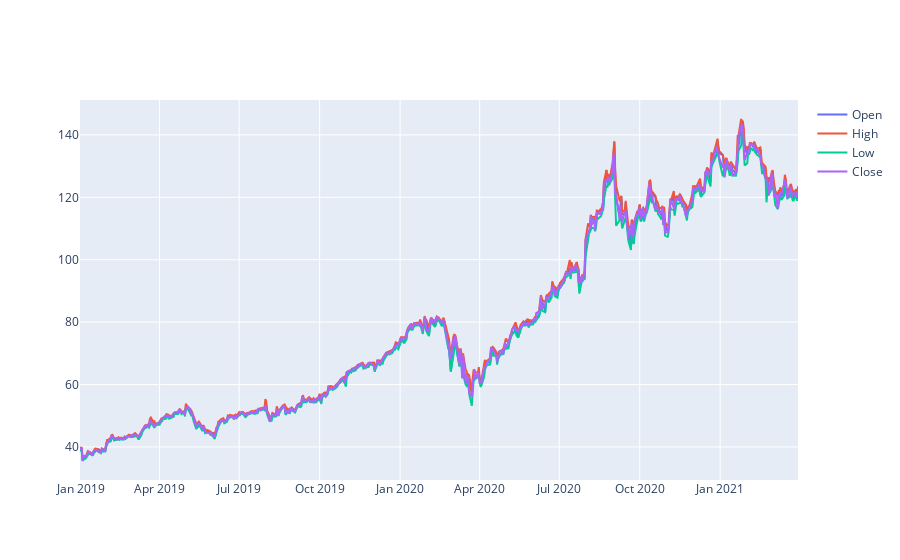

Notebook source saved alongside this figure:
### Code cell
fig.add_trace(  # add graph to the fig
    go.Scatter(x=data.index,  # put data's index to x axes
               y=data['Open'],  # put data's 'Open' column to y axes
               mode='lines',  # change graph's marker mode
               name='Open'  # put name to the line
               )
)
fig.add_trace(go.Scatter(
    x=data.index, y=data['High'], mode='lines', name='High'))
fig.add_trace(go.Scatter(
    x=data.index, y=data['Low'], mode='lines', name='Low'))
fig.add_trace(go.Scatter(
    x=data.index, y=data['Close'], mode='lines', name='Close'))

### Figure 1 — Plotly figure (JSON) as saved in the notebook; plotly's stock layout.template omitted (floating-point values rounded to 4 significant figures; data arrays with more than 128 entries replaced by an {"elided": "..."} marker saying what was removed)
{"data": [{"mode": "lines", "name": "Open", "type": "scatter", "x": {"elided": "567 str values"}, "y": {"elided": "567 float values"}}, {"mode": "lines", "name": "High", "type": "scatter", "x": {"elided": "567 str values"}, "y": {"elided": "567 float values"}}, {"mode": "lines", "name": "Low", "type": "scatter", "x": {"elided": "567 str values"}, "y": {"elided": "567 float values"}}, {"mode": "lines", "name": "Close", "type": "scatter", "x": {"elided": "567 str values"}, "y": {"elided": "567 float values"}}], "layout": {}}
